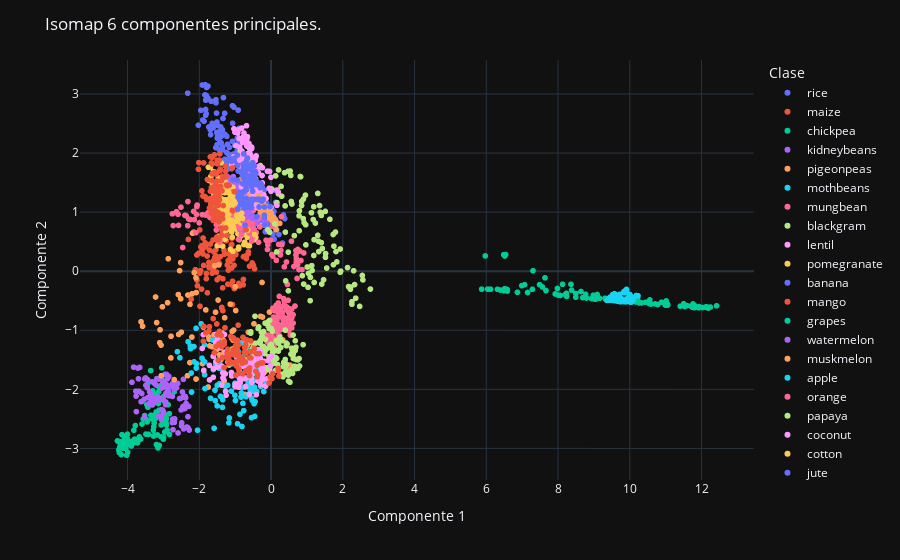

Notebook code cell kept with this figure:
### Code cell
isomap_crop = Isomap(n_neighbors=130, n_components=6)
isomap_features = isomap_crop.fit_transform(data_standar)

fig = px.scatter(isomap_features,
                 x=0,
                 y=1,
                 color=data['label'],
                 labels={'color': 'Clase'})
fig.update_xaxes(title='Componente 1')
fig.update_yaxes(title='Componente 2')
fig.update_layout(title='Isomap 6 componentes principales.')
fig
